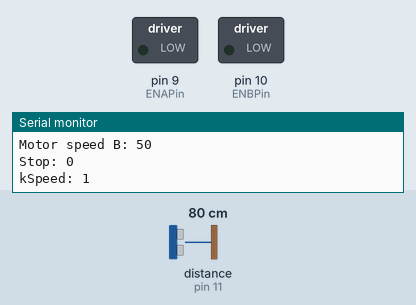
Recording of a sketch running on a simulated Arduino Uno, built with avr-gcc and run on an emulated ATmega328P. Shown: switched loads named in the sketch (green lamp = pin HIGH), the last lines printed to the serial monitor. Wiring (inferred from the names in the program): ultrasonic range finder: trigger pin 12; echo pin 11. The inputs (shaded band) are chosen by the test bench; at power-on: distance to the obstacle (sensor on pin 11) 80 cm. The echo pulse lasts 58.3 µs per cm; pins used as bus, display or sensor lines are not drawn.

Above: at 0.13 s.
At 1.2 s:
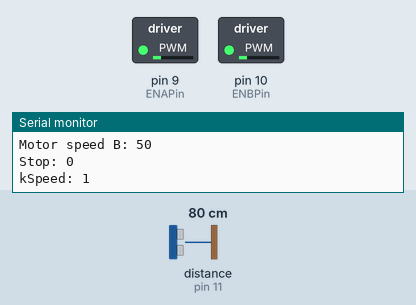
1.3 s: distance to the obstacle (sensor on pin 11) set to 13 cm
3.8 s: distance to the obstacle (sensor on pin 11) set to 10 cm
At 6.3 s:
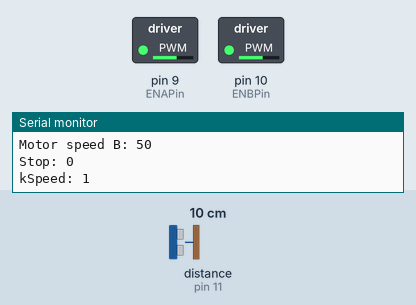
Timing chart, 0 to 7.8 s (numbered marks = the images above; inputs shaded):
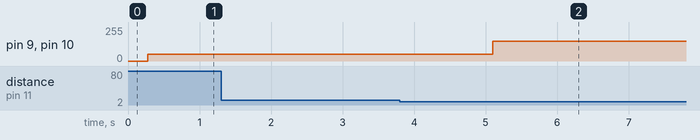

Measured:
- the behaviour switches between 12 and 11 cm on distance to the obstacle (sensor on pin 11) (found by bisection; images 1 and 2)
- after the input at 3.8 s, pin 9 (ENAPin), pin 10 (ENBPin): 50/255 → 150/255 after 1.3 s

The sketch:

sketch_jun25a.ino
```cpp
/*
* Ultrasonic Sensor HC-SR04 and Arduino Tutorial
*
* by Dejan Nedelkovski,
* www.HowToMechatronics.com
*
*/
// defines pins numbers for distance measurement
const int trigPin = 12;
const int echoPin = 11;
// defines variables for distance measurement
long duration;
int distance;

//defines pins numbers for wheel motor regulation
int ENAPin=9;   //motor A enable
int ENBPin=10;  //motor B enable
int IN1Pin=4;   //motor A
int IN2Pin=5;   //motor A
int IN3Pin=6;   //motor B
int IN4Pin=7;   //motor B
//defines variables for wheel motor regulation
int AForwd=0;
int ABack=0;
int BForwd=0;
int BBack=0;
int Obstacle=0;
int MotorSpeedA=50;
int MotorSpeedB=50;
int kSpeed=1;
int StopM=0;
int BackTime=1000;


void setup() {
pinMode(trigPin, OUTPUT); // Sets the trigPin as an Output
pinMode(echoPin, INPUT); // Sets the echoPin as an Input
Serial.begin(9600); // Starts the serial communication
}


void loop() {

// Clears the trigPin
digitalWrite(trigPin, LOW);
delayMicroseconds(2);
// Sets the trigPin on HIGH state for 10 micro seconds
digitalWrite(trigPin, HIGH);
delayMicroseconds(10);
digitalWrite(trigPin, LOW);
// Reads the echoPin, returns the sound wave travel time in microseconds
duration = pulseIn(echoPin, HIGH);
// Calculating the distance
distance= duration*0.034/2;
// Prints the distance on the Serial Monitor
Serial.print("Distance: ");
Serial.println(distance);
Serial.print("Obstacle: ");
Serial.println(Obstacle);
Serial.print("Motor speed A: ");
Serial.println(MotorSpeedA);
Serial.print("Motor speed B: ");
Serial.println(MotorSpeedB);
Serial.print("Stop: ");
Serial.println(StopM);
Serial.print("kSpeed: ");
Serial.println(kSpeed);

delay(250);

if (distance  <= 10){
  Obstacle=1;
}


if (Obstacle==1){

kSpeed=0;

//delay(2000);
Obstacle=0;
StopM=1;
}
    //else {
    //delay(2000);
    //  kSpeed=10;
    //}

if (StopM==1) {

  // wycofanie
    // Set Motor A Back
    digitalWrite(IN1Pin, LOW);
    digitalWrite(IN2Pin, HIGH);
    // Set Motor B Back
    digitalWrite(IN3Pin, LOW);
    digitalWrite(IN4Pin, HIGH);

    delay(1000);
    kSpeed=3;
    analogWrite(ENAPin, MotorSpeedA*kSpeed); // Send PWM signal to motor A
    analogWrite(ENBPin, MotorSpeedB*kSpeed); // Send PWM signal to motor B

    delay(BackTime);
    // Obrot
    // Set Motor A Back
    digitalWrite(IN1Pin, LOW);
    digitalWrite(IN2Pin, HIGH);
    // Set Motor B Front
    digitalWrite(IN4Pin, LOW);
    digitalWrite(IN3Pin, HIGH);

    delay(BackTime);
    StopM=0;
}

     // Set Motor A forward
    digitalWrite(IN2Pin, LOW);
    digitalWrite(IN1Pin, HIGH);
    // Set Motor B forward
    digitalWrite(IN4Pin, LOW);
    digitalWrite(IN3Pin, HIGH);

analogWrite(ENAPin, MotorSpeedA*kSpeed); // Send PWM signal to motor A
analogWrite(ENBPin, MotorSpeedB*kSpeed); // Send PWM signal to motor B
}
```
